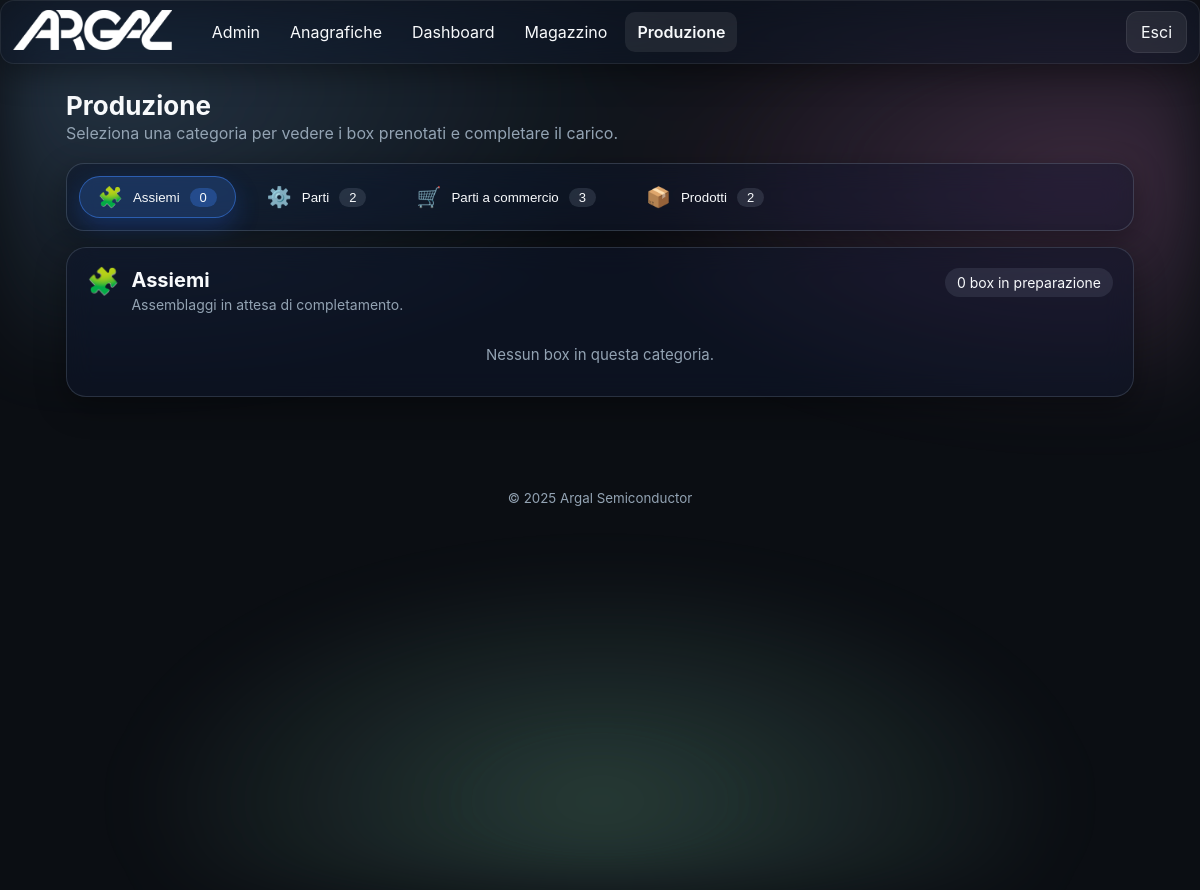
Before: /production/ (signed in) with the older database file.
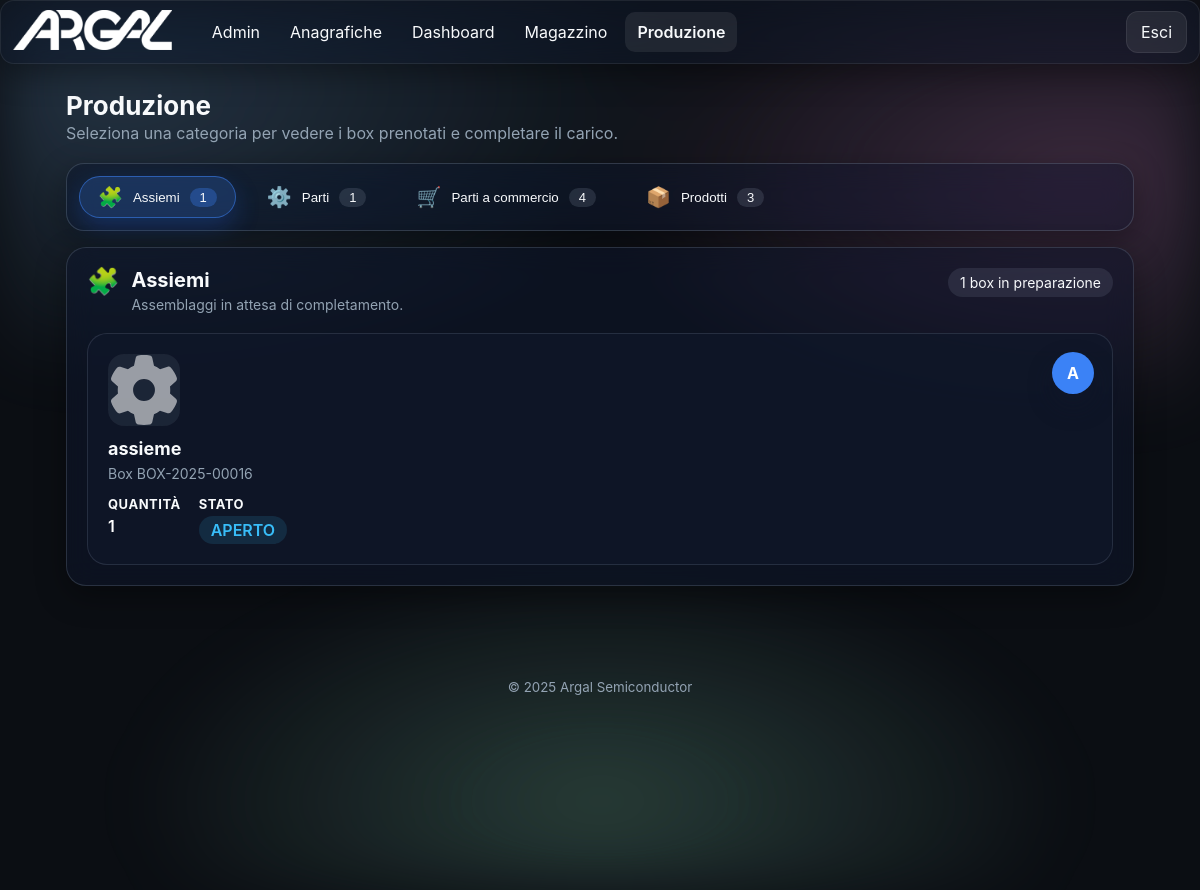
After: the same page with the newer database file.
### app/models.py (models this page shows, shortened)
class TimestampMixin(db.Model):
    __abstract__ = True
    created_at = db.Column(db.DateTime, default=datetime.utcnow)
    updated_at = db.Column(db.DateTime, default=datetime.utcnow, onupdate=datetime.utcnow)

class Module(TimestampMixin):
    __tablename__ = 'modules'
    id = db.Column(db.Integer, primary_key=True)
    name = db.Column(db.String(100), unique=True, nullable=False)
    slug = db.Column(db.String(100), unique=True, nullable=False)
    endpoint = db.Column(db.String(120), unique=True, nullable=False)
    enabled = db.Column(db.Boolean, default=True)
    icon = db.Column(db.String(100), default='cube')

class ProductionBox(TimestampMixin):
    __tablename__ = 'production_boxes'
    id = db.Column(db.Integer, primary_key=True)
    code = db.Column(db.String(50), unique=True, nullable=False)
    box_type = db.Column(db.String(20), nullable=False)
    status = db.Column(db.String(20), default='APERTO')  # APERTO, IN_CARICO, COMPLETATO, ARCHIVIATO
    stock_items = db.relationship('StockItem', back_populates='production_box')

class Structure(TimestampMixin):
    __tablename__ = 'structures'
    id = db.Column(db.Integer, primary_key=True)
    type_id = db.Column(db.Integer, db.ForeignKey('structure_types.id'), nullable=False)
    name = db.Column(db.String(200), nullable=False)
    parent_id = db.Column(db.Integer, db.ForeignKey('structures.id'), nullable=True)
    type = db.relationship('StructureType', backref=db.backref('nodes', lazy='dynamic'))
    parent = db.relationship('Structure', remote_side=[id], backref='children')
    component_id = db.Column(db.Integer, db.ForeignKey('component_masters.id'), nullable=True)
    component_master = db.relationship('ComponentMaster')
    flag_assembly = db.Column(db.Boolean, default=False)
    flag_part = db.Column(db.Boolean, default=False)
    flag_commercial = db.Column(db.Boolean, default=False)
    table_assieme = db.Column(db.Boolean, default=False)
    table_parte = db.Column(db.Boolean, default=False)
    table_commerciale = db.Column(db.Boolean, default=False)
    work_phase_id = db.Column(db.Integer, db.ForeignKey('work_phases.id'), nullable=True)
    processing_type = db.Column(db.String(20))  # "internal" or "external"
    supplier_id = db.Column(db.Integer, db.ForeignKey('suppliers.id'), nullable=True)
    work_center_id = db.Column(db.Integer, db.ForeignKey('work_centers.id'), nullable=True)
    weight = db.Column(db.Float)
    processing_cost = db.Column(db.Float)
    standard_time = db.Column(db.Float)  # stored in minutes
    lead_time_theoretical = db.Column(db.Float)  # stored in minutes
    lead_time_real = db.Column(db.Float)  # stored in minutes
    description = db.Column(db.Text)
    notes = db.Column(db.Text)
    price_per_unit = db.Column(db.Float)
    minimum_order_qty = db.Column(db.Integer)
    quantity_in_stock = db.Column(db.Float)
    stock_threshold = db.Column(db.Float)
    replenishment_qty = db.Column(db.Float)
    is_sellable = db.Column(db.Boolean)
    guiding_part = db.Column(db.Boolean)
    revision = db.Column(db.Integer, default=0)
    compatible_revisions = db.Column(db.Text)
    work_phase = db.relationship('WorkPhase', foreign_keys=[work_phase_id])
    supplier = db.relationship('Supplier', foreign_keys=[supplier_id])
    work_center = db.relationship('WorkCenter', foreign_keys=[work_center_id])

### app/blueprints/production/routes.py (the view, shortened to what this page needs)
@production_bp.route('/')
@login_required
def index():
    try:
        from sqlalchemy import case
        status_order = case(
            (
                ProductionBox.status == 'APERTO', 0
            ),
            (
                ProductionBox.status == 'IN_CARICO', 1
            ),
            (
                ProductionBox.status == 'COMPLETATO', 2
            ),
            (
                ProductionBox.status == 'ARCHIVIATO', 3
            ),
            else_=4
        )
        boxes = (ProductionBox.query
                 .filter(ProductionBox.status.in_(['APERTO','IN_CARICO']))
                 .order_by(status_order, ProductionBox.created_at.desc())
                 .all())
    except Exception:
        boxes = ProductionBox.query.filter(ProductionBox.status.in_(['APERTO','IN_CARICO'])).all()
    try:
        from ...models import Structure
        from flask import current_app
        upload_dir = os.path.join(current_app.static_folder, 'uploads')
        prefix_map: dict[str, str] = {}
        if os.path.isdir(upload_dir):
            try:
                for fname in os.listdir(upload_dir):
                    parts = fname.split('_', 2)
                    if len(parts) >= 2:
                        prefix = parts[0] + '_' + parts[1] + '_'
                        if prefix not in prefix_map:
                            prefix_map[prefix] = fname
            except Exception:
                prefix_map = {}
        for b in boxes:
            root_struct = None
            root_image = None
            try:
                if b.stock_items:
                    dm = b.stock_items[0].datamatrix_code or ''
                    parts = dm.split('|')
                    component_name = None
                    for part in parts:
                        if part.startswith('P='):
                            component_name = part.split('=', 1)[1]
                            break
                    if component_name:
                        root_struct = Structure.query.filter_by(name=component_name).first()
                        if root_struct:
                            prefix_struct = f"sn_{root_struct.id}_"
                            root_image = prefix_map.get(prefix_struct)
                            if not root_image:
                                master = getattr(root_struct, 'component_master', None)
                                if master:
                                    prefix_master = f"cm_{master.id}_"
                                    root_image = prefix_map.get(prefix_master)
                            if not root_image:
                                stype = getattr(root_struct, 'type', None)
                                if stype:
                                    prefix_type = f"st_{stype.id}_"
                                    root_image = prefix_map.get(prefix_type)
            except Exception:
                root_struct = None
                root_image = None
            setattr(b, 'root_structure', root_struct)
            setattr(b, 'root_image_filename', root_image)
    except Exception:
        for b in boxes:
            setattr(b, 'root_structure', None)
            setattr(b, 'root_image_filename', None)
    category_definitions = [
        {
            'key': 'ASSIEME',
            'label': 'Assiemi',
            'icon': '🧩',
            'description': 'Assemblaggi in attesa di completamento.',
        },
        {
            'key': 'PARTE',
            'label': 'Parti',
            'icon': '⚙️',
            'description': 'Componenti meccanici prenotati per il carico.',
        },
        {
            'key': 'COMMERCIALE',
            'label': 'Parti a commercio',
            'icon': '🛒',
            'description': 'Articoli commerciali pronti per la produzione.',
        },
        {
            'key': 'PRODOTTO',
            'label': 'Prodotti',
            'icon': '📦',
            'description': 'Prodotti finiti da completare o collaudare.',
        },
    ]
    grouped_boxes: dict[str, list[ProductionBox]] = {c['key']: [] for c in category_definitions}
    uncategorised: list[ProductionBox] = []
    for box in boxes:
        box_key = getattr(box, 'box_type', None)
        if box_key in grouped_boxes:
            grouped_boxes[box_key].append(box)
        else:
            uncategorised.append(box)
    requested_tab = request.args.get('tab', type=str)
    requested_box_id = request.args.get('box', type=int)
    valid_keys = {c['key'] for c in category_definitions}
    initial_tab = None
    if requested_tab:
        candidate = (requested_tab or '').strip().upper()
        if candidate in valid_keys:
            initial_tab = candidate
    focused_box = None
    if focused_box and not initial_tab:
        candidate = getattr(focused_box, 'box_type', None)
        if candidate in valid_keys:
            initial_tab = candidate
    return render_template(
        'production/index.html',
        boxes=boxes,
        categories=category_definitions,
        grouped_boxes=grouped_boxes,
        active_module='production',
        initial_tab=initial_tab,
        focused_box_id=requested_box_id,
    )

### app/templates/production/index.html (shortened to what this page needs)
{% extends 'base.html' %}
{% block content %}
<section class="section">
  <h2 class="section-title">Produzione</h2>
  <p class="section-subtitle muted">Seleziona una categoria per vedere i box prenotati e completare il carico.</p>
  {% if categories|length == 0 %}
    <p class="muted">Nessun box di produzione presente.</p>
  {% else %}
    <div class="tab-switcher glass">
      {% for cat in categories %}
        {% set count = grouped_boxes.get(cat.key, []) | length %}
        <button class="tab-link{{ ' active' if loop.first else '' }}" type="button" data-tab-target="{{ cat.key }}">
          <span class="icon">{{ cat.icon }}</span>
          <span class="label">{{ cat.label }}</span>
          <span class="badge">{{ count }}</span>
        </button>
      {% endfor %}
    </div>
    {% set status_colors = {'APERTO': '#38bdf8', 'IN_CARICO': '#fbbf24', 'COMPLETATO': '#22c55e', 'ARCHIVIATO': '#a855f7'} %}
    {% set type_colors = {'ASSIEME': '#3b82f6', 'PARTE': '#10b981', 'COMMERCIALE': '#ec4899', 'PRODOTTO': '#f97316', 'ALTRO': '#6366f1'} %}
    {% set type_letters = {'ASSIEME': 'A', 'PARTE': 'P', 'COMMERCIALE': 'C', 'PRODOTTO': 'F', 'ALTRO': '?'} %}
    {% for cat in categories %}
      {% set cat_boxes = grouped_boxes.get(cat.key, []) %}
      <section class="tab-panel glass{{ ' active' if loop.first else '' }}" data-tab-panel="{{ cat.key }}">
        <header class="panel-header">
          <div class="panel-title">
            <span class="panel-icon">{{ cat.icon }}</span>
            <div>
              <h3>{{ cat.label }}</h3>
              <p class="muted">{{ cat.description }}</p>
            </div>
          </div>
          <span class="panel-count">{{ cat_boxes|length }} box in preparazione</span>
        </header>
        {% if cat_boxes %}
          <div class="box-grid">
            {% for box in cat_boxes %}
              {% set prod = box.stock_items[0].product if box.stock_items else None %}
              {% set highlight = focused_box_id and box.id == focused_box_id %}
              <a id="box-{{ box.id }}" class="box-card{% if highlight %} highlight{% endif %}" data-box-type="{{ box.box_type }}" href="{{ url_for('production.production_box_view', box_id=box.id) }}">
                <span class="box-type-badge" style="background:{{ type_colors.get(box.box_type, '#6366f1') }};">
                  {{ type_letters.get(box.box_type, '?') }}
                </span>
                <div class="box-thumb">
                  {% if box.root_image_filename %}
                    <img loading="lazy" src="{{ url_for('static', filename='uploads/' + box.root_image_filename) }}" alt="{{ box.root_structure.name if box.root_structure else '' }}">
                  {% else %}
                    <img src="{{ url_for('static', filename='img/gear.svg') }}" alt="" class="placeholder">
                  {% endif %}
                </div>
                <div class="box-details">
                  <h4>
                    {% if box.root_structure and box.root_structure.name %}
                      {{ box.root_structure.name }}
                    {% elif prod %}
                      {{ prod.name }}
                    {% else %}
                      {{ box.code }}
                    {% endif %}
                  </h4>
                  <p class="muted">Box {{ box.code }}</p>
                  <div class="box-meta">
                    <span class="meta-item">
                      <strong>Quantità</strong>
                      <span>{{ box.stock_items|length }}</span>
                    </span>
                    <span class="meta-item">
                      <strong>Stato</strong>
                      {% set st = box.status or '' %}
                      <span class="status-pill" style="background:{{ status_colors.get(st, '#c084fc') }}20; color:{{ status_colors.get(st, '#c084fc') }};">
                        {{ st }}
                      </span>
                    </span>
                  </div>
                </div>
              </a>
            {% endfor %}
          </div>
        {% else %}
          <p class="muted empty-state">Nessun box in questa categoria.</p>
        {% endif %}
      </section>
    {% endfor %}
  {% endif %}
</section>
{% endblock %}

### app/templates/base.html (shortened to what this page needs)
<!doctype html>
<html lang="it" data-theme="dark">
<head>
  <link rel="stylesheet" href="{{ url_for('static', filename='css/styles.css') }}">
</head>
<body>
  <div class="bg-aurora"></div>
  {% if current_user.is_authenticated and not embedded %}
  <header class="app-header glass">
    <div class="brand">
      <a href="{{ url_for('dashboard.index') }}" class="brand-link" style="display:inline-block;">
        <img src="{{ url_for('static', filename='img/logo.png') }}" alt="Logo" class="logo">
      </a>
    </div>
    <nav class="nav-desktop">
      {% set cur_ep = request.endpoint or '' %}
      {% set detected_bp = (cur_ep.split('.')|first) %}
      {% set forced_bp = None %}
      {% if active_module is defined and active_module %}
        {% set forced_bp = active_module %}
      {% elif g is defined and g.active_module is defined and g.active_module %}
        {% set forced_bp = g.active_module %}
      {% endif %}
      {% set cur_bp = forced_bp if forced_bp else detected_bp %}
      {% for m in enabled_modules %}
        {% set mod_bp = (m.endpoint.split('.')|first) %}
        {% set is_active = (mod_bp == cur_bp) %}
        {% set display_name = 'Anagrafiche' if (m.slug == 'products' or m.name == 'Prodotti') else m.name %}
        <a class="nav-link{{ ' active' if is_active else '' }}" href="{{ url_for(m.endpoint) }}">{{ display_name }}</a>
      {% endfor %}
    </nav>
    <div class="header-actions">
      <a class="btn btn-ghost" href="{{ url_for('auth.logout') }}">Esci</a>
    </div>
  </header>
    {% set cur_ep = request.endpoint or '' %}
    {% set detected_bp = (cur_ep.split('.')|first) %}
    {% set forced_bp = None %}
    {% if active_module is defined and active_module %}
      {% set forced_bp = active_module %}
    {% elif g is defined and g.active_module is defined and g.active_module %}
      {% set forced_bp = g.active_module %}
    {% endif %}
    {% set cur_bp = forced_bp if forced_bp else detected_bp %}
  {% endif %}
  <main class="container">
    {% block content %}{% endblock %}
  </main>
  {% if not embedded %}
  <footer class="app-footer">
    <small>© {{ 2025 }} Argal Semiconductor</small>
  </footer>
  {% endif %}
</body>
</html>

Changed rows visible on the page:
added ProductionBox: get "A", root_structure.name "assieme", code "BOX-2025-00016", stock_items|length "1", status "APERTO"
Other visible differences:
new list line: "🧩 Assiemi 1"
new list line: "⚙️ Parti 1"
new list line: "🛒 Parti a commercio 4"
new list line: "📦 Prodotti 3"
new list line: "🧩 Assiemi Assemblaggi in attesa di completamento. 1 box in preparazione"
list line gone: "🧩 Assiemi 0"
list line gone: "⚙️ Parti 2"
list line gone: "🛒 Parti a commercio 3"
list line gone: "📦 Prodotti 2"
list line gone: "🧩 Assiemi Assemblaggi in attesa di completamento. 0 box in preparazione Nessun box in questa categoria."
